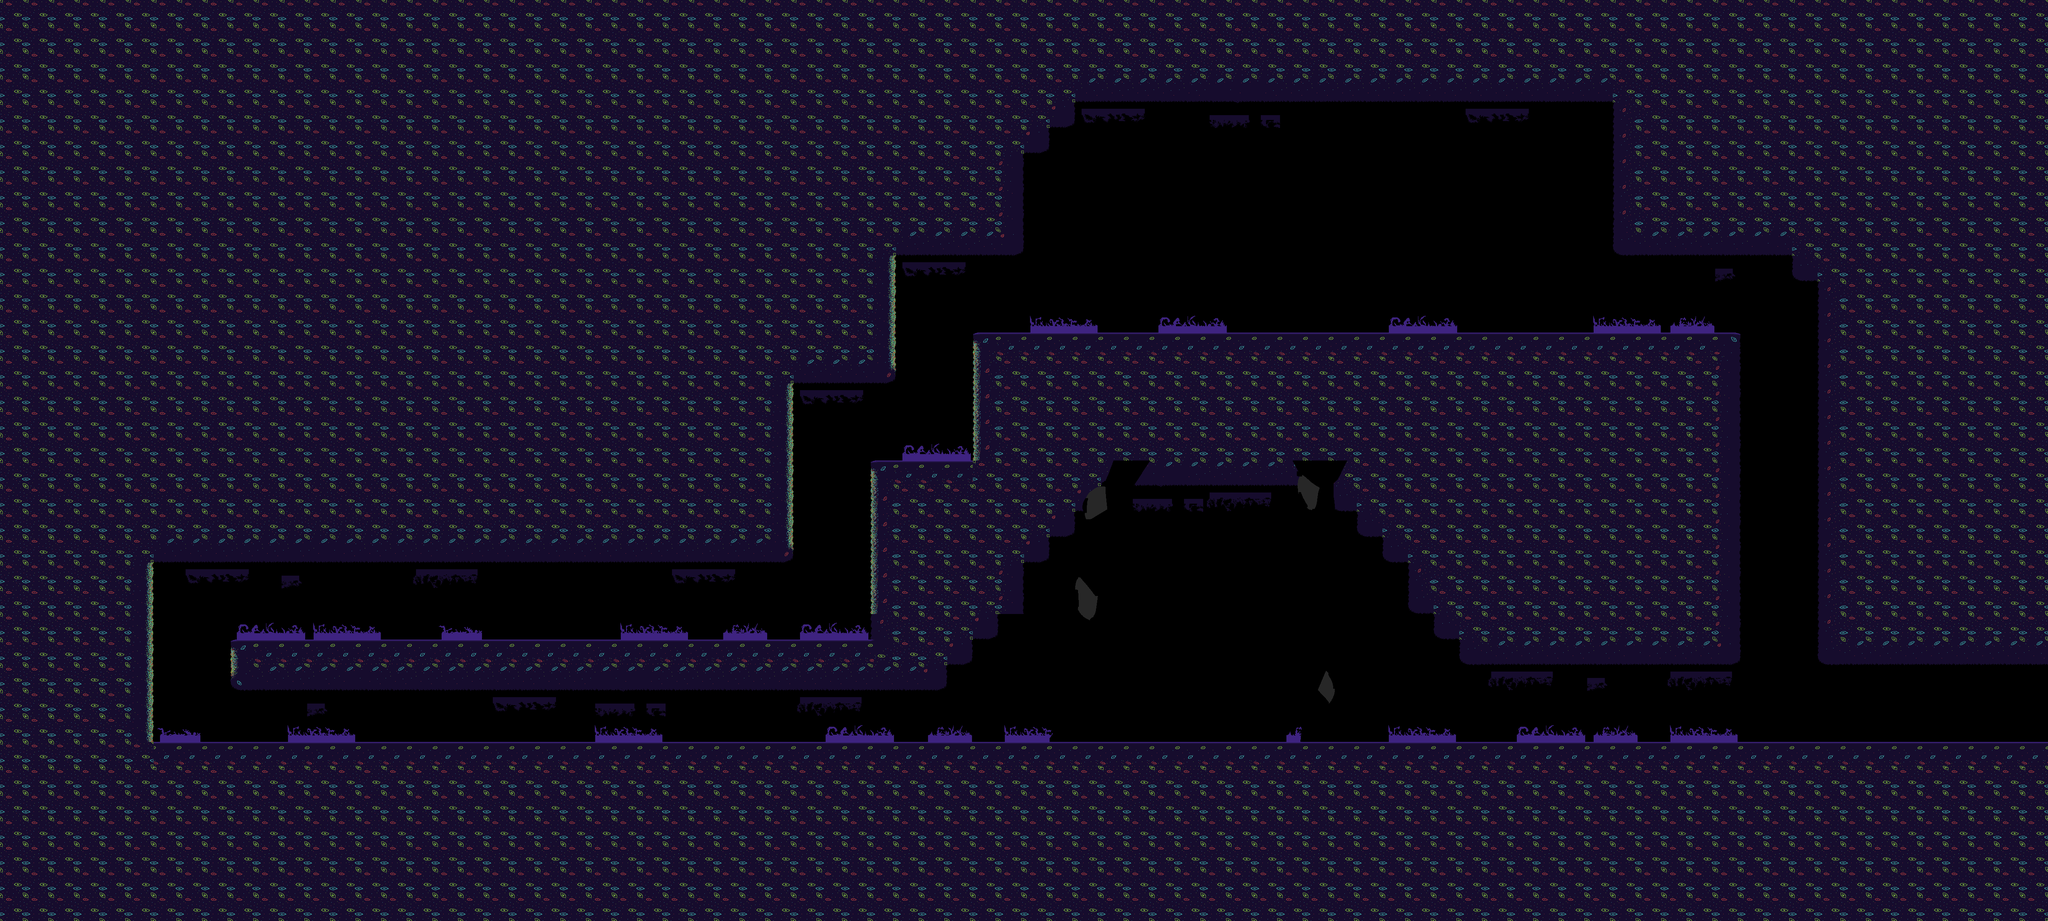

Below is a game level as drawn by its tile map, then a one-line description and the .tmx that defines it (tile-layer data replaced by summaries):
An orthogonal 80x36 tile map with 64x64 px tiles, 3 tile layers (Capa de patrones 1, Props, InFrontProps), 5 tilesets and 38 objects.

<map version="1.10" tiledversion="1.11.0" orientation="orthogonal" renderorder="right-down" width="80" height="36" tilewidth="64" tileheight="64" infinite="0" nextlayerid="7" nextobjectid="55">
 <tileset firstgid="1" name="Tileset_Tutorial" tilewidth="64" tileheight="64" tilecount="4" columns="2">
  <image source="Tileset_Tutorial.png" width="128" height="128" />
 </tileset>
 <tileset firstgid="5" source="MapMetadata.tsx" />
 <tileset firstgid="9" name="Tileset_Zona_Onirica" tilewidth="64" tileheight="64" tilecount="64" columns="8">
  <image source="TileSheet_Onirica.png" width="512" height="512" />
 </tileset>
 <tileset firstgid="73" name="Foreground_Onirica" tilewidth="64" tileheight="64" tilecount="220" columns="20">
  <image source="Foreground_Onirica.PNG" width="1280" height="720" />
 </tileset>
 <tileset firstgid="293" name="Props" tilewidth="64" tileheight="64" tilecount="64" columns="8">
  <image source="props_Onirica.png" width="512" height="512" />
 </tileset>
 <layer id="1" name="Capa de patrones 1" width="80" height="36">
  <properties>
   <property name="Draw" type="bool" value="true" />
  </properties>
  <data>[2880 cells, 2181 non-empty, 15 distinct tile ids]</data>
 </layer>
 <layer id="6" name="Props" width="80" height="36">
  <properties>
   <property name="Draw" type="bool" value="true" />
  </properties>
  <data>[2880 cells, 201 non-empty, 43 distinct tile ids]</data>
 </layer>
 <layer id="4" name="InFrontProps" width="80" height="36">
  <properties>
   <property name="PostDraw" type="bool" value="true" />
  </properties>
  <data>[2880 cells, 77 non-empty, 77 distinct tile ids]</data>
 </layer>
 <objectgroup id="3" name="ClimbingWall" visible="0">
  <object id="36" x="2176" y="640" width="64" height="320" />
  <object id="37" x="2432" y="832" width="64" height="320" />
  <object id="38" x="2176" y="1152" width="64" height="384" />
  <object id="39" x="1920" y="960" width="64" height="448" />
  <object id="41" x="576" y="1600" width="64" height="128" />
  <object id="44" x="320" y="1344" width="64" height="512" />
 </objectgroup>
 <objectgroup id="2" name="Collisions" visible="0">
  <object id="1" x="384" y="1856" width="4480" height="64" />
  <object id="2" x="2368" y="1600" width="64" height="64" />
  <object id="3" x="2432" y="1536" width="64" height="64" />
  <object id="4" x="2496" y="1408" width="64" height="128" />
  <object id="5" x="2560" y="1344" width="64" height="64" />
  <object id="6" x="2624" y="1280" width="64" height="64" />
  <object id="7" x="2688" y="1216" width="64" height="64" />
  <object id="8" x="2752" y="1152" width="576" height="64" />
  <object id="10" x="3328" y="1216" width="64" height="64" />
  <object id="11" x="3392" y="1280" width="64" height="64" />
  <object id="12" x="3456" y="1344" width="64" height="64" />
  <object id="13" x="3520" y="1408" width="64" height="128" />
  <object id="14" x="3584" y="1536" width="64" height="64" />
  <object id="15" x="3648" y="1600" width="704" height="64" />
  <object id="16" x="4544" y="128" width="320" height="1536" />
  <object id="17" x="4480" y="640" width="64" height="64" />
  <object id="18" x="4032" y="576" width="448" height="64" />
  <object id="20" x="4032" y="256" width="64" height="320" />
  <object id="21" x="2688" y="192" width="1344" height="64" />
  <object id="22" x="2624" y="256" width="64" height="64" />
  <object id="23" x="2560" y="320" width="64" height="64" />
  <object id="25" x="2496" y="384" width="64" height="256" />
  <object id="26" x="2240" y="576" width="256" height="64" />
  <object id="28" x="1984" y="896" width="192" height="64" />
  <object id="29" x="384" y="1344" width="1536" height="64" />
  <object id="30" x="640" y="1600" width="1728" height="64" />
  <object id="31" x="2176" y="1536" width="64" height="64" />
  <object id="32" x="2240" y="1152" width="192" height="64" />
  <object id="33" x="2432" y="832" width="1920" height="64" />
  <object id="34" x="4288" y="896" width="64" height="704" />
  <object id="45" x="640" y="1664" width="64" height="64" />
 </objectgroup>
 <objectgroup id="5" name="LevelChanger" visible="0">
  <object id="54" x="4544" y="1664" width="320" height="192" />
 </objectgroup>
</map>
